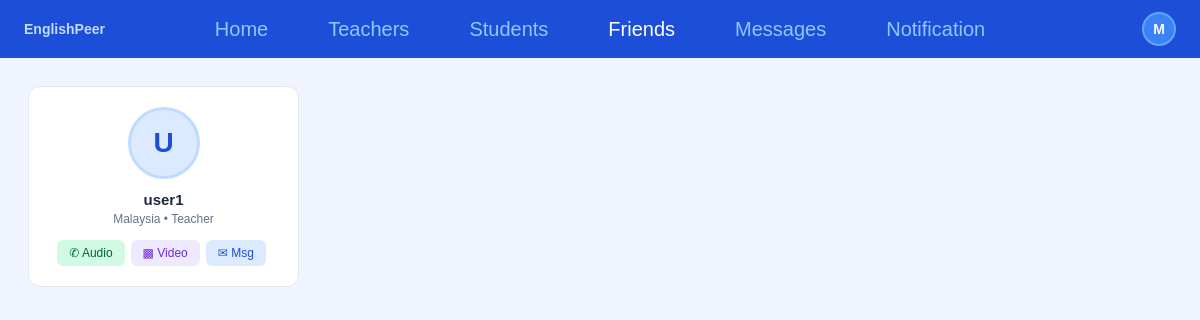
The page /friends (signed in) on the database its author committed.
### tables this page shows
CREATE TABLE users (
            id INTEGER PRIMARY KEY AUTOINCREMENT,
            email TEXT UNIQUE NOT NULL,
            password TEXT NOT NULL,
            name TEXT NOT NULL,
            phone TEXT,
            gender TEXT,
            country TEXT,
            education TEXT,
            role TEXT,
            profile_pic TEXT DEFAULT 'default.png',
            bio TEXT
        );

### app.py (the view)
@app.route('/friends')
def friends():
    if 'email' not in session:
        return redirect(url_for('home'))
    ph = '%s' if os.environ.get('DATABASE_URL') else '?'
    conn = get_db()
    c = conn.cursor()
    c.execute(f'''SELECT DISTINCT u.email, u.name, u.country, u.role
                 FROM friends f JOIN users u ON
                 (f.sender=u.email OR f.receiver=u.email)
                 WHERE (f.sender={ph} OR f.receiver={ph})
                 AND f.status='accepted'
                 AND u.email != {ph}''',
              (session['email'], session['email'], session['email']))
    friends = c.fetchall()
    conn.close()
    return render_template('friends.html',
                           username=session['name'],
                           email=session['email'],
                           friends=friends,
                           notif_count=get_notif_count())

### app.py (called while the page is built)
def get_db():
    DATABASE_URL = os.environ.get('DATABASE_URL')
    if DATABASE_URL:
        result = urlparse(DATABASE_URL)
        conn = psycopg2.connect(
            database=result.path[1:],
            user=result.username,
            password=result.password,
            host=result.hostname,
            port=result.port
        )
    else:
        conn = sqlite3.connect('users.db')
    return conn

def get_notif_count():
    if 'email' not in session:
        return 0
    ph = '%s' if os.environ.get('DATABASE_URL') else '?'
    conn = get_db()
    c = conn.cursor()
    c.execute(f"SELECT COUNT(*) FROM friends WHERE receiver={ph} AND status='pending'",
              (session['email'],))
    count = c.fetchone()[0]
    conn.close()
    return count

### templates/friends.html (shortened to what this page needs)
<!DOCTYPE html>
<html>
<head>
    <link rel="stylesheet" href="{{ url_for('static', filename='style.css') }}">
</head>
<body>
<nav class="navbar">
    <span class="logo">EnglishPeer</span>
    <div class="nav-links">
        <a href="/home">Home</a>
        <a href="/home?role=Teacher">Teachers</a>
        <a href="/home?role=Student">Students</a>
        <a href="/friends" style="color:white;font-weight:500;">Friends</a>
        <a href="/messages">Messages</a>
        <a href="/notifications" style="position:relative;">
    Notification
</a>
    </div>
    <div class="nav-avatar">{{ username[0]|upper }}</div>
</nav>
<div style="background:#f0f4ff;min-height:calc(100vh - 56px);">
    <div class="feed-grid">
        {% if friends %}
            {% for friend in friends %}
            <div class="user-card">
                <div class="user-card-avatar">{{ friend[1][0]|upper }}</div>
                <div class="user-card-name">{{ friend[1] }}</div>
                <div class="user-card-country">{{ friend[2] }} • {{ friend[3] }}</div>
                <div class="user-card-btns">
                    <a href="/call/{{ friend[0] }}" class="btn-sm btn-audio">&#9990; Audio</a>
                    <a href="/call/{{ friend[0] }}" class="btn-sm btn-video">&#9641; Video</a>
                    <a href="/chat/{{ friend[0] }}" class="btn-sm btn-msg">&#9993; Msg</a>
                </div>
            </div>
            {% endfor %}
        {% else %}
            <p style="color:#94a3b8;padding:20px;">No friends yet. <a href="/home" style="color:#2563eb;">Find Friends</a>!</p>
        {% endif %}
    </div>
</div>
</body>
</html>

### static/style.css (style rules this page uses)
* { margin: 0; padding: 0; box-sizing: border-box; font-family: Arial, sans-serif; }
body { background: #f0f4ff; min-height: 100vh; }
.navbar { background: #1d4ed8; padding: 12px 24px; display: grid; grid-template-columns: 1fr auto 1fr; align-items: center; }
.navbar .logo { font-size: 14px; font-weight: bold; color: #bfdbfe; }
.navbar .nav-links { display: flex; gap: 60px; align-items: center; justify-content: center; }
.navbar .nav-links a { font-size: 20px; color: #93c5fd; text-decoration: none; }
.navbar .nav-avatar { width: 34px; height: 34px; border-radius: 50%; background: #3b82f6; display: flex; align-items: center; justify-content: center; font-size: 14px; font-weight: bold; color: white; border: 2px solid #60a5fa; margin-left: auto; }
.btn-msg { padding: 6px 14px; background: #f0fdf4; color: #16a34a; border: none; border-radius: 6px; font-size: 12px; font-weight: 500; cursor: pointer; margin-right: 4px; }
.btn-video { padding: 6px 14px; background: #ede9fe; color: #6d28d9; border: none; border-radius: 6px; font-size: 12px; font-weight: 500; cursor: pointer; }

### templates/friends.html (style rules this page uses)
.feed-grid { display:grid;grid-template-columns:repeat(auto-fill,minmax(220px,1fr));gap:20px;padding:28px; }
.user-card { background:white;border-radius:12px;border:0.5px solid #e2e8f0;padding:20px;text-align:center; }
.user-card-avatar { width:72px;height:72px;border-radius:50%;background:#dbeafe;color:#1d4ed8;display:flex;align-items:center;justify-content:center;font-size:28px;font-weight:bold;margin:0 auto 12px;border:3px solid #bfdbfe; }
.user-card-name { font-size:15px;font-weight:600;color:#1e293b;margin-bottom:4px; }
.user-card-country { font-size:12px;color:#64748b;margin-bottom:14px; }
.user-card-btns { display:flex;gap:6px;justify-content:center;flex-wrap:wrap; }
.btn-sm { padding:6px 12px;border-radius:6px;font-size:12px;font-weight:500;border:none;cursor:pointer;text-decoration:none;display:inline-block; }
.btn-audio { background:#d1fae5;color:#065f46; }
.btn-video { background:#ede9fe;color:#6d28d9; }
.btn-msg { background:#dbeafe;color:#1d4ed8; }

### rows shown on the page
users: friend "U", name "user1", country "Malaysia", role "Teacher"

### other values the page prints
{{ username[0]|upper }} "M"
